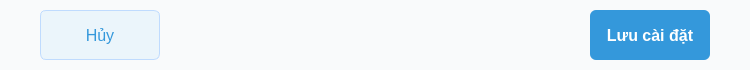
<?xml version="1.0" encoding="UTF-8"?>
<ui version="4.0">
 <class>TelethonFooter</class>
 <widget class="QWidget" name="TelethonFooter">
  <property name="geometry">
   <rect>
    <x>0</x>
    <y>0</y>
    <width>750</width>
    <height>70</height>
   </rect>
  </property>
  <property name="minimumSize">
   <size>
    <width>0</width>
    <height>70</height>
   </size>
  </property>
  <property name="maximumSize">
   <size>
    <width>16777215</width>
    <height>70</height>
   </size>
  </property>
  <property name="styleSheet">
   <string notr="true">background-color: #F9FAFB;</string>
  </property>
  <layout class="QHBoxLayout" name="horizontalLayout">
   <property name="leftMargin">
    <number>40</number>
   </property>
   <property name="topMargin">
    <number>10</number>
   </property>
   <property name="rightMargin">
    <number>40</number>
   </property>
   <property name="bottomMargin">
    <number>10</number>
   </property>
   <item>
    <widget class="QPushButton" name="cancelButton">
     <property name="minimumSize">
      <size>
       <width>120</width>
       <height>50</height>
      </size>
     </property>
     <property name="maximumSize">
      <size>
       <width>120</width>
       <height>50</height>
      </size>
     </property>
     <property name="styleSheet">
      <string notr="true">QPushButton {
    background-color: #EBF5FB;
    color: #3498DB;
    border: 1px solid #BFDBFE;
    border-radius: 6px;
    padding: 15px;
    font-size: 16px;
}

QPushButton:hover {
    background-color: #D1E6FA;
}</string>
     </property>
     <property name="text">
      <string>Hủy</string>
     </property>
     <property name="class" stdset="0">
      <string>secondaryButton</string>
     </property>
    </widget>
   </item>
   <item>
    <spacer name="horizontalSpacer">
     <property name="orientation">
      <enum>Qt::Horizontal</enum>
     </property>
     <property name="sizeHint" stdset="0">
      <size>
       <width>40</width>
       <height>20</height>
      </size>
     </property>
    </spacer>
   </item>
   <item>
    <widget class="QPushButton" name="saveButton">
     <property name="minimumSize">
      <size>
       <width>120</width>
       <height>50</height>
      </size>
     </property>
     <property name="maximumSize">
      <size>
       <width>120</width>
       <height>50</height>
      </size>
     </property>
     <property name="styleSheet">
      <string notr="true">QPushButton {
    background-color: #3498DB;
    color: white;
    border: none;
    border-radius: 6px;
    padding: 15px;
    font-size: 16px;
    font-weight: bold;
}

QPushButton:hover {
    background-color: #2980B9;
}</string>
     </property>
     <property name="text">
      <string>Lưu cài đặt</string>
     </property>
     <property name="class" stdset="0">
      <string>primaryButton</string>
     </property>
    </widget>
   </item>
  </layout>
 </widget>
 <resources/>
 <connections/>
</ui>
